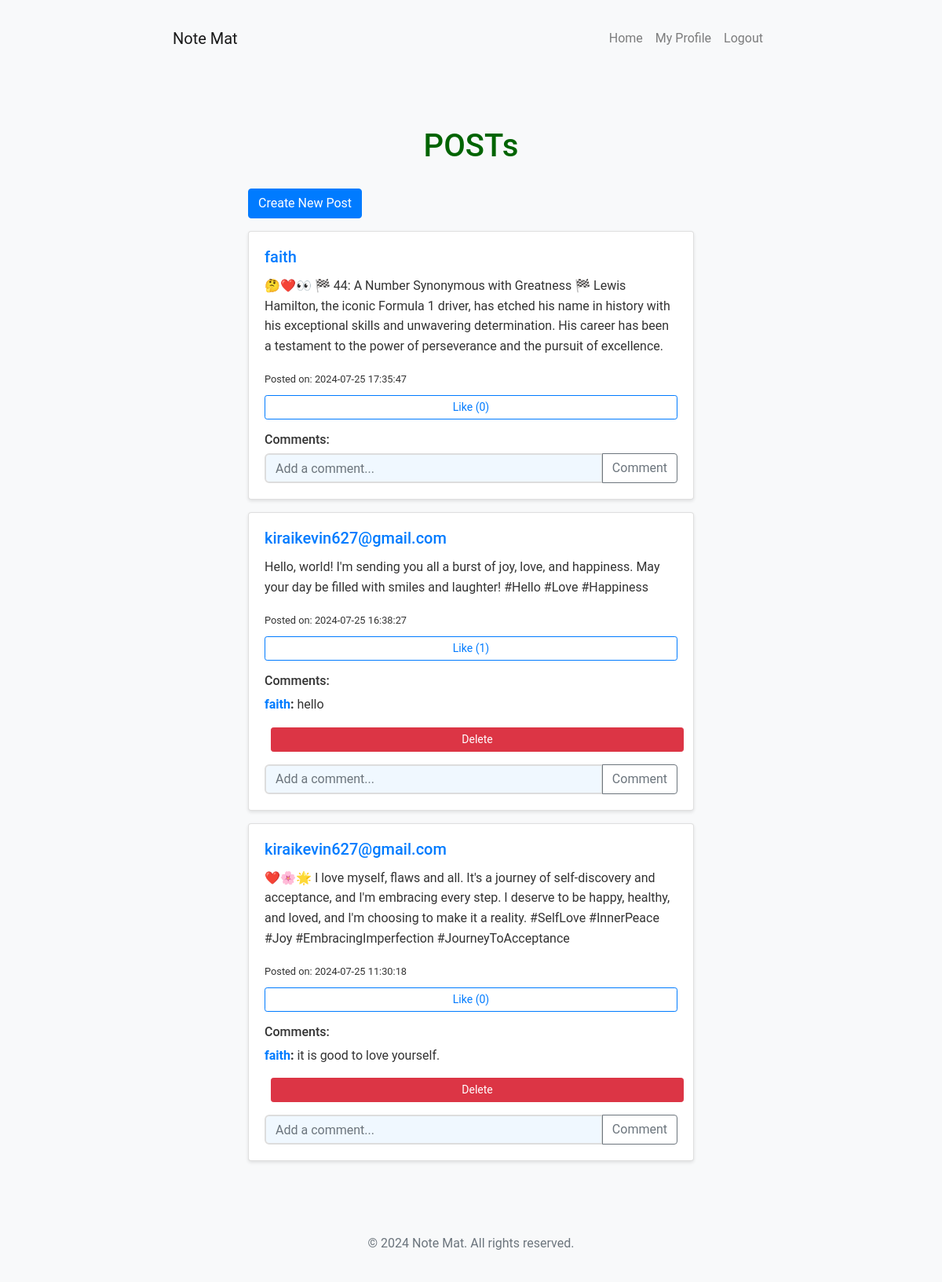
The app's page / (signed in) with its own data.
### models.py (models this page shows)
class Post(db.Model):
    id = db.Column(db.Integer, primary_key=True)
    content = db.Column(db.Text, nullable=False)
    timestamp = db.Column(db.DateTime, index=True, default=datetime.utcnow)
    user_id = db.Column(db.Integer, db.ForeignKey('user.id'))
    comments = db.relationship('Comment', backref='post', lazy='dynamic', cascade='all, delete-orphan')
    likes = db.relationship('Like', backref='post', lazy='dynamic', cascade='all, delete-orphan')

class User(UserMixin, db.Model):
    id = db.Column(db.Integer, primary_key=True)
    username = db.Column(db.String(64), unique=True, nullable=False)
    password = db.Column(db.String(128), nullable=False)
    posts = db.relationship('Post', backref='author', lazy='dynamic')
    comments = db.relationship('Comment', backref='author', lazy='dynamic')
    likes = db.relationship('Like', backref='user', lazy='dynamic')

class Comment(db.Model):
    id = db.Column(db.Integer, primary_key=True)
    content = db.Column(db.Text, nullable=False)
    timestamp = db.Column(db.DateTime, index=True, default=datetime.utcnow)
    user_id = db.Column(db.Integer, db.ForeignKey('user.id'))
    post_id = db.Column(db.Integer, db.ForeignKey('post.id'))

### app.py (the view)
@app.route('/')
@login_required
def home():
    posts = Post.query.order_by(Post.timestamp.desc()).all()
    return render_template('home.html', posts=posts)

### app.py (called while the page is built)
@login_manager.user_loader
def load_user(user_id):
    return User.query.get(int(user_id))

### templates/home.html
{% extends "base.html" %}
{% block content %}
<div class="container">
    <h1>POSTs</h1>
    <a href="{{ url_for('new_post') }}" class="btn btn-primary mb-3">Create New Post</a>
    {% for post in posts %}
    <div class="card mb-3">
        <div class="card-body">
            <h5 class="card-title">
                <a href="{{ url_for('profile', username=post.author.username) }}">{{ post.author.username }}</a>
            </h5>
            <p>{{ post.content }}</p>
            <small>Posted on: {{ post.timestamp.strftime('%Y-%m-%d %H:%M:%S') }}</small>
            <form action="{{ url_for('like_post', post_id=post.id) }}" method="post" class="mt-2">
                <button type="submit" class="btn btn-outline-primary btn-sm">Like ({{ post.likes.count() }})</button>
            </form>
            <h6 class="mt-3">Comments:</h6>
            {% for comment in post.comments %}
            <div class="comment mb-2">
                <p>
                    <strong>
                        <a href="{{ url_for('profile', username=comment.author.username) }}">{{ comment.author.username }}</a>:
                    </strong>
                    {{ comment.content }}
                    {% if current_user.id == comment.author.id %}
                        <form action="{{ url_for('delete_comment', comment_id=comment.id) }}" method="post" class="d-inline">
                            <button type="submit" class="btn btn-danger btn-sm ml-2">Delete</button>
                        </form>
                    {% endif %}
                </p>
            </div>
            {% endfor %}
            <form action="{{ url_for('comment_post', post_id=post.id) }}" method="post" class="mt-2">
                <div class="input-group">
                    <input type="text" name="content" class="form-control" placeholder="Add a comment...">
                    <div class="input-group-append">
                        <button class="btn btn-outline-secondary" type="submit">Comment</button>
                    </div>
                </div>
            </form>
        </div>
    </div>
    {% endfor %}
</div>
{% endblock %}

### static/styles.css (style rules this page uses)
:root { --bg-color: #f0f8ff; --text-color: #333; --header-color: #006400; --section-bg: #ffffff; --button-bg: #4CAF50; --button-hover: #45a049; --input-border: #ddd; --result-bg: #e6e6e6; }
body { font-family: 'Roboto', Arial, sans-serif; line-height: 1.6; margin: 0; padding: 0; background-color: var(--bg-color); color: var(--text-color); transition: background-color 0.3s, color 0.3s; }
.container { width: 80%; max-width: 1200px; margin: auto; overflow: hidden; padding: 20px; }
h1 { color: var(--header-color); text-align: center; font-size: 2.5em; margin-bottom: 30px; }
input[type="text"], input[type="password"], input[type="number"], textarea, select { width: 100%; padding: 12px; margin-bottom: 15px; border: 2px solid var(--input-border); border-radius: 6px; font-size: 16px; transition: border-color 0.3s; background-color: var(--bg-color); color: var(--text-color); }
button { display: block; width: 100%; padding: 12px; background: var(--button-bg); color: white; border: none; border-radius: 6px; font-size: 18px; cursor: pointer; transition: background-color 0.3s; }
body { background-color: #f8f9fa; }
.container { max-width: 800px; }
.card { box-shadow: 0 2px 4px rgba(0,0,0,0.1); }
.btn-danger { background-color: #dc3545; border-color: #dc3545; color: white; }

### records on screen
Post: author.username "faith", content "🤔❤️👀 🏁 44: A Number Synonymous with Greatness 🏁 Lewis Hamilton, the iconic Formula 1 driver, has etched his name in history with his exceptional skills and unwavering determination. His career has been a testament to the power of perseverance and the pursuit of excellence.", timestamp "2024-07-25 17:35:47", likes.count "0"
Post: author.username "kiraikevin627@gmail.com", content "Hello, world! I'm sending you all a burst of joy, love, and happiness. May your day be filled with smiles and laughter! #Hello #Love #Happiness", timestamp "2024-07-25 16:38:27", likes.count "1"
Comment: author.username "faith", content "hello"
Post: author.username "kiraikevin627@gmail.com", content "❤️🌸🌟 I love myself, flaws and all. It's a journey of self-discovery and acceptance, and I'm embracing every step. I deserve to be happy, healthy, and loved, and I'm choosing to make it a reality. #SelfLove #InnerPeace #Joy #EmbracingImperfection #JourneyToAcceptance", timestamp "2024-07-25 11:30:18", likes.count "0"
Comment: author.username "faith", content "it is good to love yourself."
